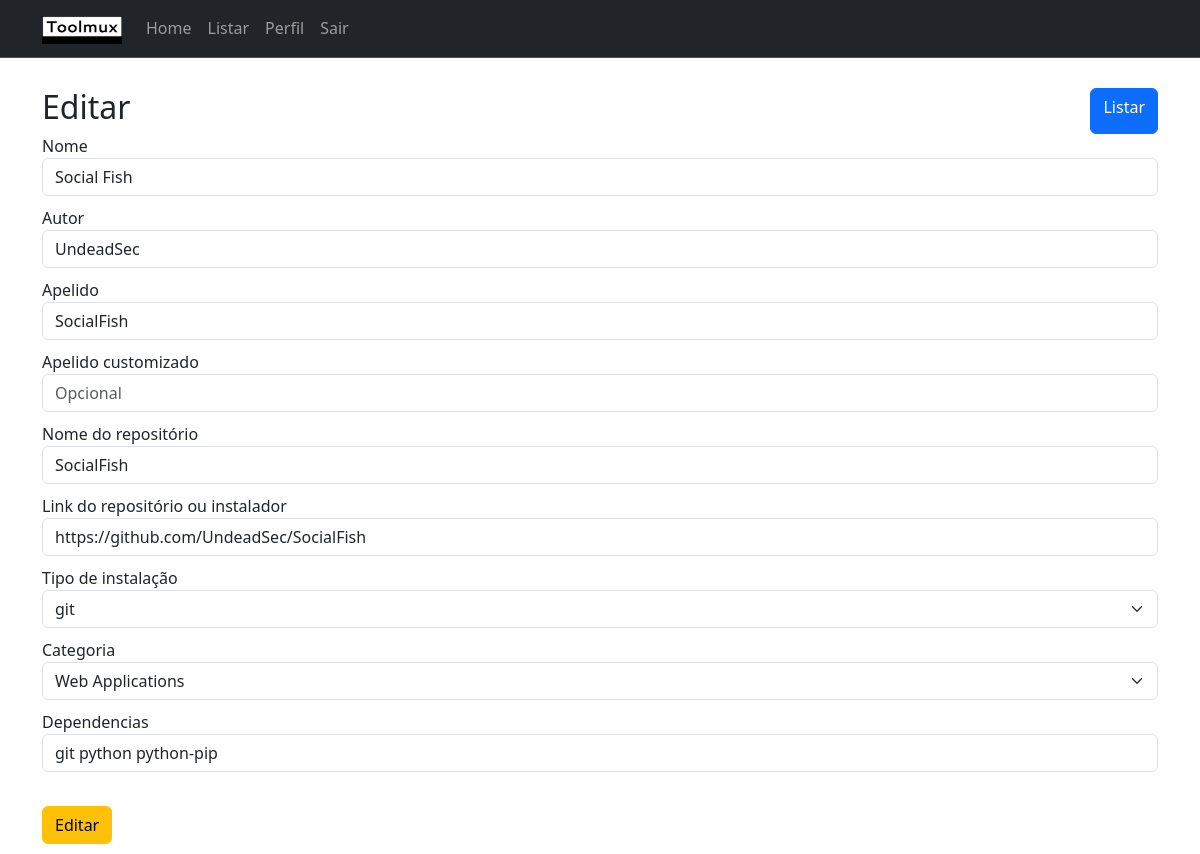
Page /editar/5/ on the committed database.
### app/models.py (models this page shows)
class Tool(db.Model):
    id = db.Column(db.Integer, primary_key=True)
    name = db.Column(db.String(), nullable=False)
    author = db.Column(db.String(), nullable=False)
    alias = db.Column(db.String(), nullable=True)
    custom_alias = db.Column(db.String(), nullable=True)
    name_repository = db.Column(db.String(), nullable=True)
    link = db.Column(db.String(), nullable=True)
    type_install = db.Column(db.String(), nullable=False)
    category = db.Column(db.String(), nullable=False)
    dependencies = db.Column(db.String(), nullable=True)
    created = db.Column(db.DateTime, default=datetime.utcnow)
    modified = db.Column(db.DateTime, default=datetime.utcnow)

### app/routes.py (the view, shortened to what this page needs)
@login_required
@app.route('/editar/<id>/', methods=['GET', 'POST'])
def editar(id):
    form = ToEditToolForm()
    tool = Tool.query.filter_by(id=id).first()
    if tool is None:
        flash('Ferramenta não existe')
        return redirect(url_for('listar'))
    if request.method == 'GET':
        form.name.data = tool.name
        form.author.data = tool.author
        form.alias.data = tool.alias
        form.custom_alias.data = tool.custom_alias
        form.name_repository.data = tool.name_repository
        form.link.data = tool.link
        form.type_install.data = tool.type_install
        form.category.data = tool.category
        form.dependencies.data = tool.dependencies
    return render_template('edit.html', form=form, tool=tool, title='Editar')

### app/forms.py
class ToEditToolForm(FlaskForm):
    name = StringField('Nome', validators=[DataRequired()])
    author = StringField('Autor', validators=[DataRequired()])
    alias = StringField('Apelido')
    custom_alias = StringField('Apelido customizado')
    name_repository = StringField('Nome do repositório')
    link = StringField('Link do repositório ou instalador')
    type_install = SelectField('Tipo de instalação',
        choices=types_install,
        id="type_install",
        default="apt",
        validators=[DataRequired()]
    )
    category = SelectField('Categoria',
        choices=categories,
        id="category", default="Extra",
        validators=[DataRequired()]
    )
    dependencies = StringField('Dependencias')
    submit = SubmitField('Editar')

### app/templates/edit.html (shortened to what this page needs)
{% extends 'base.html' %}
{% block content %}
<div class="d-flex justify-content-between">
    <h2>{{ title }}</h2>
    <a class="btn btn-primary" href="{{ url_for('listar') }}" role="button">Listar</a>
</div>
<form action="" method="POST" class="form-edita">
    {{ form.name.label }}<br>
    {{ form.name(class="form-control", placeholder="Nmap") }}
    {{ form.author.label }}<br>
    {{ form.author(class="form-control", placeholder="Gordon Lyon") }}
    {{ form.alias.label }}<br>
    {{ form.alias(class="form-control", placeholder="Opcional") }}
    {{ form.custom_alias.label }}<br>
    {{ form.custom_alias(class="form-control", placeholder="Opcional") }}
    {{ form.name_repository.label }}<br>
    {{ form.name_repository(class="form-control", placeholder="Opcional") }}
    {{ form.link.label }}<br>
    {{ form.link(class="form-control", placeholder="Opcional") }}
    {{ form.type_install.label }}<br>
    {{ form.type_install(class="form-select") }}
    {{ form.category.label }}<br>
    {{ form.category(class="form-select") }}
    {{ form.dependencies.label }}<br>
    {{ form.dependencies(class="form-control", placeholder="Opcional") }}<br>
    {{ form.submit(class="btn btn-warning") }}
</form>
{% endblock %}

### app/static/css/custom.css (style rules this page uses)
.form-cadastro input, .form-cadastro select, .form-edita input, .form-edita select { margin-bottom: 10px !important; }

### rows in the picture
Tool: name "Social Fish", author "UndeadSec", alias "SocialFish", name_repository "SocialFish", link "https://github.com/UndeadSec/SocialFish", type_install "git", category "Web Applications", dependencies "git python python-pip"

### other values in the picture
{{ title }} "Editar"
